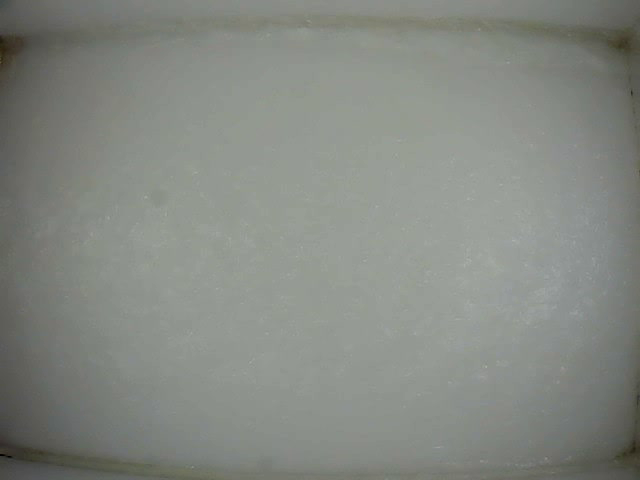
#> input picture frame 0 of data/videos/my_video-146.mkv, 640 x 480 px
$ jupyter execute --allow-errors fishCounterBaseline-Copy1.ipynb   (shell and % lines are left out)
#> lines starting #> are read from the running program, lines starting #| are printed output that depends on the picture; pictures that were not available may be replaced by others from this repository, and a replacement may not be noted
# Загрузка библиотек

# Импорты

[cell 1]
import zipfile
import tempfile
import os
import requests
import cv2
from io import BytesIO
import logging
import numpy as np
import pandas as pd
import matplotlib.pyplot as plt
from collections import defaultdict, deque
import time
import random
from tqdm import tqdm
import json

# Анализ данных

[cell 2]
logging.basicConfig(filename='app.log', level=logging.INFO,
                    format='%(asctime)s - %(levelname)s - %(message)s')

video_folder = "data/videos"

## Загрузка и проверка данных

[cell 3]
url = "https://www.dropbox.com/scl/fo/556goush7rp217ujq8xgc/h?e=2&preview=my_video-138.mkv&rlkey=eiixyhslpb8qlh9v9d9yxg2zv&dl=0&dl=1"

[cell 4]
def download_and_extract_zip(zip_url, extract_to):
    logging.info(f"zip archive downloading: {zip_url}")

    try:
        response = requests.get(zip_url)
        response.raise_for_status()

        zip_data = BytesIO(response.content)
        logging.info(f"Succesfully downlaod! Size is {len(response.content)} bytes")

        with zipfile.ZipFile(zip_data, 'r') as zip_ref:
            file_list = zip_ref.namelist()
            logging.info(f"Downloading files: {file_list}")

            zip_ref.extractall(extract_to)
            logging.info(f"Archive path: {extract_to}")

        return extract_to, file_list

    except Exception as e:
        logging.error(f"Error during downloading: {e}")
        return None, []

[cell 5]
# [13 lines left out: function process_video_files, not called in this run]

[cell 6]
# [25 lines left out: function test_video_file, not called in this run]

[cell 7]
def main_zip_processing(zip_url):
    logging.info("Start downloading and file extracting")

    extract_dir, file_list = download_and_extract_zip(zip_url, video_folder)

    if not extract_dir:
        logging.error("Don't manage to process archive")
        return

    video_files = process_video_files(extract_dir, file_list)

    if not video_files:
        logging.error("There are no files in archive")
        return

    logging.info(f"Files in archive: {len(video_files)}")
    results = []
    for video_path in video_files:
        success = test_video_file(video_path)
        results.append({
            'path': video_path,
            'name': os.path.basename(video_path),
            'success': success
        })

    logging.info("Results:")
    for result in results:
        logging.info(f"Success: {result['name']}") if result['success'] else logging.error(f"Error: {result['name']}")

    return results, extract_dir

[cell 8]
main_zip_processing(url)
#> (the call stopped at in download_and_extract_zip, `response = requests.get(zip_url)`: the network is not available in this run)

## EDA

### Проверяем схожесть видео по параметрам видео

[cell 9]
def apply_func_by_video(func, video_folder, *args, video_count=None):
    video_extensions = ('.mp4', '.avi', '.mov', '.mkv', '.wmv', '.flv', '.webm')
    if video_count:
        counter = 0
    results = []
    for filename in os.listdir(video_folder):
        if filename.lower().endswith(video_extensions):

            video_path = os.path.join(video_folder, filename)
            print(f"\n=== Анализ видео: {filename} ===")

            try:
                results.append(func(video_path, *args))

            except Exception as e:
                print(f"Ошибка при анализе {filename}: {e}")
        if video_count:
            counter += 1
            if counter == video_count:
                break
    return results

[cell 10]
def analyze_video_properties(video_path):
    """
    Анализ технических характеристик видео
    """
#> called with video_path = 'data/videos/my_video-146.mkv'
    cap = cv2.VideoCapture(video_path)

    width = int(cap.get(cv2.CAP_PROP_FRAME_WIDTH))
    height = int(cap.get(cv2.CAP_PROP_FRAME_HEIGHT))
    fps = cap.get(cv2.CAP_PROP_FPS)
    total_frames = int(cap.get(cv2.CAP_PROP_FRAME_COUNT))

    print(f"Разрешение: {width}-{height}")
    print(f"\tFPS: {fps}")
    print(f"\tВсего кадров: {total_frames}")
    print(f"\tДлительность: {total_frames/fps:.1f} сек")
    for i in range(0, total_frames, int(fps)):
        cap.set(cv2.CAP_PROP_POS_FRAMES, i)
        ret, frame = cap.read()
        if ret:
            gray = cv2.cvtColor(frame, cv2.COLOR_BGR2GRAY)
            brightness = np.mean(gray)
            print(f"\tКадр {i}: яркость = {brightness:.1f}")
#> this loop made 2 passes
#> brightness on pass 1: 134.5
#> (printed output is left out)
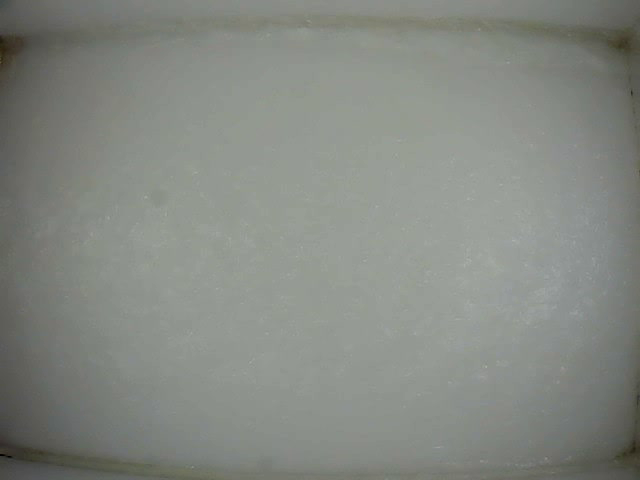
#> input picture frame 0 of data/videos/my_video-146.mkv, 640 x 480 px

    cap.release()
    return width, height, fps, total_frames

[cell 11]
apply_func_by_video(analyze_video_properties, video_folder)

[cell 12]
def analyze_contrast_and_noise(video_path):
    """
    Анализ контрастности и шума
    """
#> called with video_path = 'data/videos/my_video-146.mkv'
    cap = cv2.VideoCapture(video_path)
    total_frames = int(cap.get(cv2.CAP_PROP_FRAME_COUNT))
    fps = cap.get(cv2.CAP_PROP_FPS)
    contrast_values = []
    noise_levels = []

    sample_frames = total_frames // 120
    sample_indices = np.linspace(0, total_frames-1, int(sample_frames), dtype=int)

    for i, frame_idx in enumerate(sample_indices):
        cap.set(cv2.CAP_PROP_POS_FRAMES, frame_idx)
        ret, frame = cap.read()

        if ret:
            gray = cv2.cvtColor(frame, cv2.COLOR_BGR2GRAY)

            # Анализ контрастности
            contrast = np.std(gray)
            contrast_values.append(contrast)

            # Анализ шума
            kernel = np.array([[-1,-1,-1], [-1,8,-1], [-1,-1,-1]])
            high_freq = cv2.filter2D(gray, -1, kernel)
            noise_level = np.std(high_freq)
            noise_levels.append(noise_level)

            print(f"   Кадр {frame_idx}: контраст = {contrast:.1f}, шум = {noise_level:.1f}")
#> this loop made 1 pass
#> (contrast, noise_level) on pass 1: (20.62, 4.22)
#> (printed output is left out)
#> pass 1, in analyze_contrast_and_noise, `high_freq = cv2.filter2D(gray, -1, kernel)`:
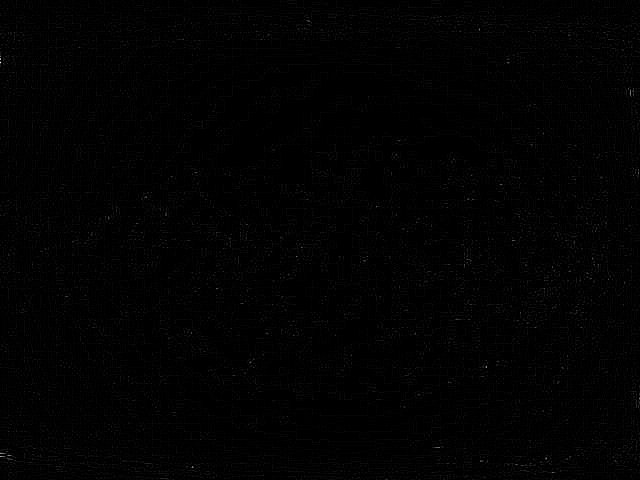
#> high_freq: shape (480, 640); min 0, max 233, mean 1.9
#> frame is the input picture: shape (480, 640, 3); mean B, G, R 130.1, 136.3, 132.4
#> after the loop, contrast_values = [20.62]; noise_levels = [4.22]

    cap.release()

    # Анализ результатов
    avg_contrast = np.mean(contrast_values)
#> avg_contrast = 20.62
    avg_noise = np.mean(noise_levels)
#> avg_noise = 4.22

    print(f"\nСредняя контрастность: {avg_contrast:.1f}")
#| Средняя контрастность: 20.6
    print(f"Средний уровень шума: {avg_noise:.1f}")
#| Средний уровень шума: 4.2

    # Интерпретация результатов
    if avg_contrast > 50:
        print("Высокая контрастность - рыбы должны хорошо выделяться")
    elif avg_contrast > 25:
        print("Средняя контрастность - может потребоваться улучшение")
    else:
        print("Низкая контрастность - сложные условия для детекции")

    return avg_contrast, avg_noise

[cell 13]
apply_func_by_video(analyze_contrast_and_noise, video_folder)

### Анализ изображений

[cell 14]
img1 = cv2.imread('data/extracted_frames/my_video-137/my_video-137_frame_000194.jpg')
img2 = cv2.imread('data/extracted_frames/my_video-137/my_video-137_frame_000294.jpg')
img3 = cv2.imread('data/extracted_frames/my_video-143/my_video-143_frame_000443.jpg')
img4 = cv2.imread('data/extracted_frames/my_video-143/my_video-143_frame_000571.jpg')
img5 = cv2.imread('data/extracted_frames/my_video-144/my_video-144_frame_003812.jpg')
img6 = cv2.imread('data/extracted_frames/my_video-148/my_video-148_frame_001667.jpg')

#### Изучим доминирующие цвета на тестовых изображениях

[cell 15]
def analyze_colors_histogram(image, num_colors=10):
    """
    Показывает гистограммы и доминирующие цвета
    """
    # Загрузка изображения
    image_rgb = cv2.cvtColor(image, cv2.COLOR_BGR2RGB)

    # Разделение на каналы
    colors = ('r', 'g', 'b')

    # Построение гистограмм для каждого канала
    plt.figure(figsize=(15, 5))

    for i, color in enumerate(colors):
        histogram = cv2.calcHist([image_rgb], [i], None, [256], [0, 256])
        plt.subplot(1, 3, i+1)
        plt.plot(histogram, color=color)
        plt.xlim([0, 256])
        plt.title(f'Гистограмма {color.upper()}-канала')

    plt.tight_layout()
    plt.show()

    return image_rgb

#> (a cell that did not finish here is left out)

[cell 17]
def detect_color_ranges(image):
    """
    Обнаруживает различные цветовые диапазоны и показывает маски
    """
    hsv = cv2.cvtColor(image, cv2.COLOR_BGR2HSV)

    # Определение диапазонов цветов в HSV
    color_ranges = {
        'Красный (нижний)': ([0, 100, 100], [10, 255, 255]),
        'Красный (верхний)': ([170, 100, 100], [180, 255, 255]),
        'Оранжевый': ([11, 100, 100], [20, 255, 255]),
        'Желтый': ([21, 100, 100], [30, 255, 255]),
        'Зеленый': ([31, 100, 100], [80, 255, 255]),
        'Голубой': ([81, 100, 100], [100, 255, 255]),
        'Синий': ([101, 100, 100], [130, 255, 255]),
        'Фиолетовый': ([131, 100, 100], [150, 255, 255]),
        'Розовый': ([151, 100, 100], [169, 255, 255]),
        'Черный': ([0, 0, 0], [180, 50, 50]),
        'Белый': ([0, 0, 200], [180, 30, 255]),
        'Серый': ([0, 0, 50], [180, 30, 200])
    }

    # Создаем визуализацию
    plt.figure(figsize=(15, 10))

    # Исходное изображение
    plt.subplot(4, 4, 1)
    plt.imshow(cv2.cvtColor(image, cv2.COLOR_BGR2RGB))
    plt.title('Исходное изображение')
    plt.axis('off')

    # Для каждого цветового диапазона
    for idx, (color_name, (lower, upper)) in enumerate(color_ranges.items(), 2):
        lower_np = np.array(lower)
        upper_np = np.array(upper)

        # Создаем маску
        mask = cv2.inRange(hsv, lower_np, upper_np)

        # Применяем маску
        result = cv2.bitwise_and(image, image, mask=mask)

        # Вычисляем процент покрытия
        percentage = np.sum(mask > 0) / (mask.shape[0] * mask.shape[1]) * 100

        # Отображаем если есть этот цвет
        if percentage > 0.1:  # Порог 0.1%
            plt.subplot(4, 4, idx)
            plt.imshow(cv2.cvtColor(result, cv2.COLOR_BGR2RGB))
            plt.title(f'{color_name}\n{percentage:.1f}%')
            plt.axis('off')

    plt.tight_layout()
    plt.show()

#> (a cell that did not finish here is left out)

[cell 19]
def interactive_color_picker(image):
    """
    Интерактивный инструмент: кликайте по изображению чтобы узнать цвет пикселя
    """
    image_rgb = cv2.cvtColor(image, cv2.COLOR_BGR2RGB)
    image_hsv = cv2.cvtColor(image, cv2.COLOR_BGR2HSV)

    # [58 lines left out: function click_event, not called in this run]

    # Отображаем изображение
    cv2.imshow('Image', image)
    cv2.setMouseCallback('Image', click_event)

    print("Кликайте по изображению чтобы узнать цвет пикселя")
    print("Нажмите 'q' для выхода")

    while True:
        key = cv2.waitKey(1) & 0xFF
        if key == ord('q'):
            break

    cv2.destroyAllWindows()

#> (a cell that did not finish here is left out)

#### Подготовка фильтра

[cell 21]
img1 = cv2.imread('data/extracted_frames/my_video-137/my_video-137_frame_000194.jpg')
img2 = cv2.imread('data/extracted_frames/my_video-137/my_video-137_frame_000294.jpg')
img3 = cv2.imread('data/extracted_frames/my_video-143/my_video-143_frame_000443.jpg')
img4 = cv2.imread('data/extracted_frames/my_video-143/my_video-143_frame_000571.jpg')
img5 = cv2.imread('data/extracted_frames/my_video-144/my_video-144_frame_003812.jpg')
img6 = cv2.imread('data/extracted_frames/my_video-148/my_video-148_frame_001667.jpg')

[cell 22]
def enhance_extremes_filter(image, black_threshold=25, white_threshold=170):
    """
    Усиливает контраст между черным (0-25) и белым (170-255)

    Args:
        black_threshold: порог для черного (0-25)
        white_threshold: порог для белого (170-255)
    """
    # Конвертируем в float для точных вычислений
    img_float = image.astype(np.float32) / 255.0

    # Создаем маски для разных диапазонов
    # Черная маска: все каналы < black_threshold
    black_mask = np.all(img_float < black_threshold/255, axis=2)

    # Белая маска: все каналы > white_threshold/255
    white_mask = np.all(img_float > white_threshold/255, axis=2)

    # Средние тона
    mid_mask = ~(black_mask | white_mask)

    # Копируем изображение для результата
    result = img_float.copy()

    # 1. Усиливаем черный (делаем темнее)
        # Для черных пикселей применяем коэффициент ко всем каналам
    for c in range(3):
        channel = result[:, :, c]
        channel[black_mask] = 0

    # 2. Усиливаем белый (делаем светлее/белее)
    for c in range(3):
        channel = result[:, :, c]
        channel[white_mask] = 1.0

    # Конвертируем обратно в uint8
    result = (np.clip(result, 0, 1) * 255).astype(np.uint8)
    return result

[cell 23]
def crop_sides_simple(image, left_pixels=30, right_pixels=30):
    """
    Обрезает фиксированное количество пикселей с левого и правого края

    Args:
        image: исходное изображение
        left_pixels: сколько пикселей обрезать слева
        right_pixels: сколько пикселей обрезать справа
    Returns:
        Обрезанное изображение
    """
    height, width = image.shape[:2]
    cropped = image[:, left_pixels:width-right_pixels]
    return cropped

#> (a cell that did not finish here is left out)

#> (a cell that did not finish here is left out)

img2 = crop_sides_simple(img2, left_pixels=30, right_pixels=30)
img3 = crop_sides_simple(img3, left_pixels=30, right_pixels=30)
img4 = crop_sides_simple(img4, left_pixels=30, right_pixels=30)
img5 = crop_sides_simple(img5, left_pixels=30, right_pixels=30)
img6 = crop_sides_simple(img6, left_pixels=30, right_pixels=30)

[cell 26]
# Использование
results = []
image = img3
#> (the rest of this cell did not finish here and is left out)

За основу берем threshold = 60

# Алгоритм

## Preprocessing

### Детектор

[cell 27]
class FishDetector:
    def __init__(self,
                 history:int=100,
                 varThreshold:int=50,
                 min_area:int=800,
                 max_area:int=5000,
                 clipLimit:float=2.0,
                 tileGridkernel:int=4,
                 morph_kernel:int=7,
                 g_blur:int=7,
                 learning_rate:float=0.01,
                 merge_threshold:int=50):
        self.bg_subtractor = cv2.createBackgroundSubtractorMOG2(
            history=history,
            varThreshold=varThreshold,
            detectShadows=False
        )
        self.min_area = min_area
        self.max_area = max_area
        self.clipLimit = clipLimit
        self.tileGridkernel = tileGridkernel
        self.g_blur = g_blur
        self.learning_rate = learning_rate
        self.merge_threshold = merge_threshold
        self.kernel = cv2.getStructuringElement(cv2.MORPH_ELLIPSE, (morph_kernel, morph_kernel))

    def preprocess(self, frame):
        """Подготовка кадра - обрезка боков и улучшение контраста"""
        # Преобразование в оттенки серого
        gray = cv2.cvtColor(frame, cv2.COLOR_BGR2GRAY)

        # Улучшение контраста для темных рыб
        clahe = cv2.createCLAHE(clipLimit=self.clipLimit, tileGridSize=(self.tileGridkernel, self.tileGridkernel))
        enhanced = clahe.apply(gray)
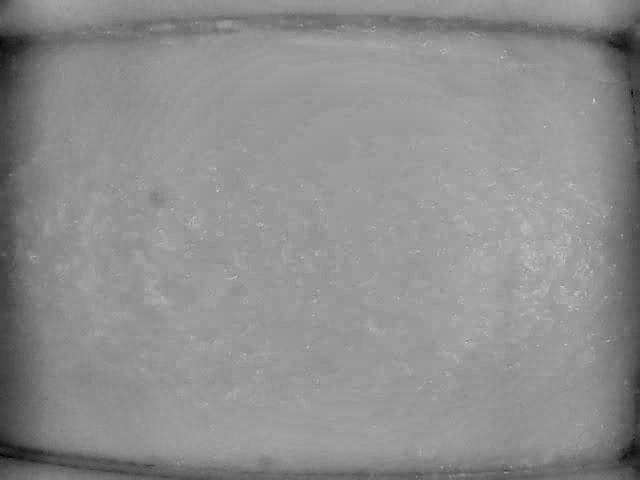
#> enhanced: shape (480, 640); min 3, max 200, mean 142.1

        # Легкое размытие для подавления шума
        blurred = cv2.GaussianBlur(enhanced, (self.g_blur, self.g_blur), 0)

        return blurred, frame

    def detect(self, frame):
        """Обнаружение рыб с улучшенной морфологией"""
        processed, original = self.preprocess(frame)

        # Фоновое вычитание
        fg_mask = self.bg_subtractor.apply(processed, learningRate=self.learning_rate)
#> fg_mask: shape (480, 640); every value is 255
#> (the rest of the program and of its run is left out)
